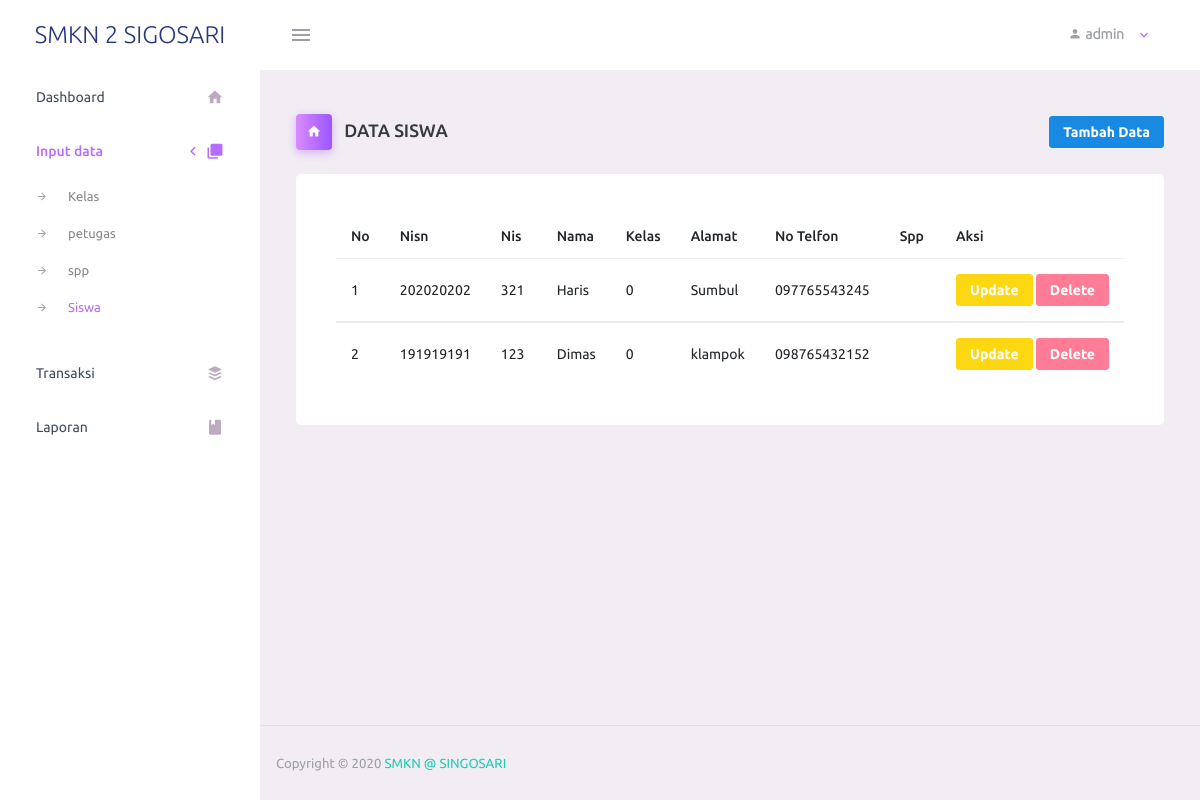
The page /admin/siswa.php (signed in) on the database its author committed.
### tables this page shows
CREATE TABLE `siswa` (
  `nisn` char(10) NOT NULL,
  `nis` char(8) NOT NULL,
  `nama` varchar(100) NOT NULL,
  `id_kelas` int(11) NOT NULL,
  `alamat` text NOT NULL,
  `no_telp` varchar(13) NOT NULL,
  `id_Spp` int(11) NOT NULL
);

### admin/siswa.php (the view, shortened to what this page needs)
      <?php
include '_navbar.php';
 ?>
        <div class="main-panel">
          <div class="content-wrapper">
              <div class="page-header">
              <h3 class="page-title">
                <span class="page-title-icon bg-gradient-primary text-white mr-2">
                  <i class="mdi mdi-home"></i>
                </span> DATA SISWA </h3>
              <nav aria-label="breadcrumb">
                <a href="tambah_siswa.php"><button type="button" class="btn btn-info btn-lg btn-sm" >  Tambah Data</button></a>
              </nav>
                 </div>
             <div class="col-lg-15 grid-margin stretch-card">
                <div class="card">
                  <div class="card-body">
                    <table class="table">
                        <thead>
                             <tr>
                             <th width="2%">No</th>
                             <th width="10%">Nisn</th>
                             <th width="10%">Nis</th>
                             <th>Nama</th>
                             <th width="5%">Kelas</th>
                             <th width="10%">Alamat</th>
                             <th width="10%">No Telfon</th>
                             <th width="10%">Spp</th>
                             <th width="15%">Aksi</th>
                                            </tr>
                                            </thead>
                                            <?php
                                            include "koneksi.php";
                                            $sql="select * from siswa order by nisn desc";
                                            $hasil=mysqli_query($koneksi,$sql);
                                            $no=0;
                                            while ($data = mysqli_fetch_array($hasil)) {
                                                $no++;
                                                ?>
                                                <tbody>
                                                <tr>
                                                    <td><?php echo $no;?></td>
                                                    <td><?php echo $data["nisn"]; ?></td>
                                                    <td><?php echo $data["nis"];   ?></td>
                                                    <td><?php echo $data["nama"];   ?></td>
                                                    <td><?php echo $data["id_kelas"];   ?></td>
                                                    <td><?php echo $data["alamat"];   ?></td>
                                                    <td><?php echo $data["no_telp"];   ?></td>
                                                    <td><?php echo $data["id_spp"];   ?></td>
                                                    <td>
                                                        <a href="update_siswa.php?nisn=<?php echo htmlspecialchars($data['nisn']); ?>" class="btn btn-warning btn-sm" role="button">Update</a>
                                                        <a href="delete_siswa.php?nisn=<?php echo htmlspecialchars($data["nisn"]); ?>" class="btn btn-danger btn-sm"  role="button"> Delete</a>
                                                    </td>
                                                </tr>
                                                </tbody>
                                                <?php
                                            }
                                            ?>
                                        </table>
                                    </div>
                                </div>
          </div>
        </div>
        <?php include '_footer.php' ?>

### rows shown on the page
siswa: nisn "202020202", nis "321", nama "Haris", id_kelas "0", alamat "Sumbul", no_telp "097765543245"
siswa: nisn "191919191", nis "123", nama "Dimas", id_kelas "0", alamat "klampok", no_telp "098765432152"

### other values the page prints
$_SESSION['level'] "admin"
